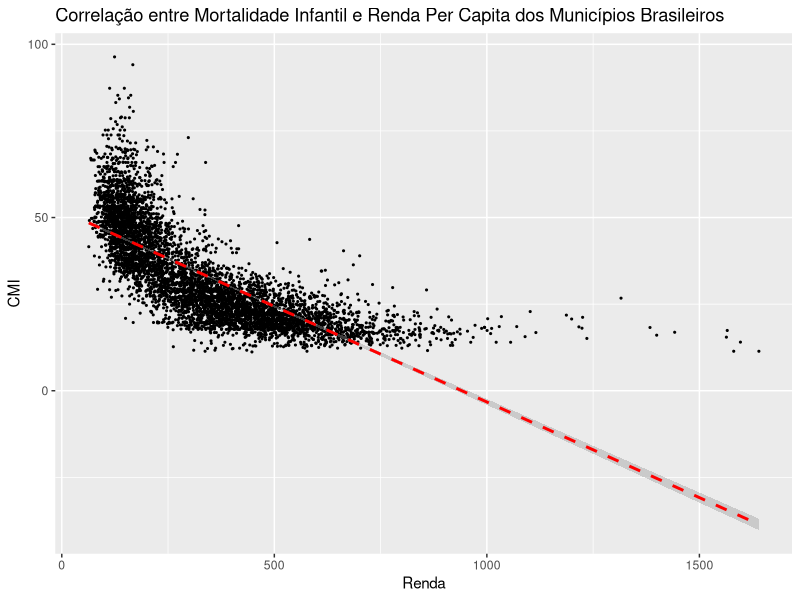

Generate this figure with R:
#Script R minicurso de R p/ análise de dados da saúde

#Parte 4 criando um gráfico de dispersão

library(ggplot2)

# CMI = coeficiente de mortalidade infantil - (média 1991, 2000, 2010) 
# RENDA = média da renda per capita dos municípios brasileiros (1991, 2000, 2010)
Municipios = read.csv("municipios.csv", sep=";")

#Exportar o gráfico para arquivo
png("dispersao_CMIxRENDA.png")

ggplot(data = Municipios, aes (x=RENDA, y=CMI))+
  geom_point(size=0.4) +
  geom_smooth(method = "lm", color="red", linetype=2) +
  labs(x='Renda', y='CMI', title="Correlação entre Mortalidade Infantil e Renda Per Capita dos Municípios Brasileiros")

dev.off()

#Teste de correlação
cor(Municipios$RENDA, Municipios$CMI)
cor.test(Municipios$RENDA, Municipios$CMI)